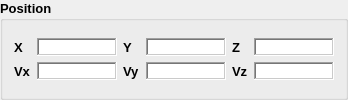
          <widget class="QGroupBox" name="position_groupBox">
           <property name="minimumSize">
            <size>
             <width>0</width>
             <height>0</height>
            </size>
           </property>
           <property name="maximumSize">
            <size>
             <width>16777215</width>
             <height>16777215</height>
            </size>
           </property>
           <property name="font">
            <font>
             <pointsize>10</pointsize>
             <weight>75</weight>
             <bold>true</bold>
            </font>
           </property>
           <property name="title">
            <string>Position</string>
           </property>
           <layout class="QVBoxLayout" name="verticalLayout">
            <item>
             <layout class="QGridLayout" name="gridLayout">
              <item row="0" column="0">
               <widget class="QLabel" name="label">
                <property name="minimumSize">
                 <size>
                  <width>0</width>
                  <height>0</height>
                 </size>
                </property>
                <property name="maximumSize">
                 <size>
                  <width>16777215</width>
                  <height>16777215</height>
                 </size>
                </property>
                <property name="font">
                 <font>
                  <pointsize>10</pointsize>
                  <weight>75</weight>
                  <bold>true</bold>
                 </font>
                </property>
                <property name="frameShape">
                 <enum>QFrame::NoFrame</enum>
                </property>
                <property name="text">
                 <string>X</string>
                </property>
               </widget>
              </item>
              <item row="0" column="1">
               <widget class="QPlainTextEdit" name="ed_x">
                <property name="sizePolicy">
                 <sizepolicy hsizetype="Fixed" vsizetype="Fixed">
                  <horstretch>0</horstretch>
                  <verstretch>0</verstretch>
                 </sizepolicy>
                </property>
                <property name="minimumSize">
                 <size>
                  <width>60</width>
                  <height>18</height>
                 </size>
                </property>
                <property name="maximumSize">
                 <size>
                  <width>80</width>
                  <height>18</height>
                 </size>
                </property>
                <property name="frameShape">
                 <enum>QFrame::WinPanel</enum>
                </property>
                <property name="verticalScrollBarPolicy">
                 <enum>Qt::ScrollBarAlwaysOff</enum>
                </property>
                <property name="horizontalScrollBarPolicy">
                 <enum>Qt::ScrollBarAlwaysOff</enum>
                </property>
                <property name="readOnly">
                 <bool>true</bool>
                </property>
               </widget>
              </item>
              <item row="0" column="2">
               <widget class="QLabel" name="label_2">
                <property name="minimumSize">
                 <size>
                  <width>0</width>
                  <height>0</height>
                 </size>
                </property>
                <property name="maximumSize">
                 <size>
                  <width>16777215</width>
                  <height>16777215</height>
                 </size>
                </property>
                <property name="font">
                 <font>
                  <pointsize>10</pointsize>
                  <weight>75</weight>
                  <bold>true</bold>
                 </font>
                </property>
                <property name="text">
                 <string>Y</string>
                </property>
               </widget>
              </item>
              <item row="0" column="3">
               <widget class="QPlainTextEdit" name="ed_y">
                <property name="sizePolicy">
                 <sizepolicy hsizetype="Expanding" vsizetype="Fixed">
                  <horstretch>0</horstretch>
                  <verstretch>0</verstretch>
                 </sizepolicy>
                </property>
                <property name="minimumSize">
                 <size>
                  <width>60</width>
                  <height>18</height>
                 </size>
                </property>
                <property name="maximumSize">
                 <size>
                  <width>80</width>
                  <height>18</height>
                 </size>
                </property>
                <property name="frameShape">
                 <enum>QFrame::WinPanel</enum>
                </property>
                <property name="verticalScrollBarPolicy">
                 <enum>Qt::ScrollBarAlwaysOff</enum>
                </property>
                <property name="horizontalScrollBarPolicy">
                 <enum>Qt::ScrollBarAlwaysOff</enum>
                </property>
                <property name="readOnly">
                 <bool>true</bool>
                </property>
               </widget>
              </item>
              <item row="0" column="4">
               <widget class="QLabel" name="label_3">
                <property name="minimumSize">
                 <size>
                  <width>0</width>
                  <height>0</height>
                 </size>
                </property>
                <property name="maximumSize">
                 <size>
                  <width>16777215</width>
                  <height>16777215</height>
                 </size>
                </property>
                <property name="font">
                 <font>
                  <pointsize>10</pointsize>
                  <weight>75</weight>
                  <bold>true</bold>
                 </font>
                </property>
                <property name="frameShape">
                 <enum>QFrame::NoFrame</enum>
                </property>
                <property name="text">
                 <string>Z</string>
                </property>
               </widget>
              </item>
              <item row="0" column="5">
               <widget class="QPlainTextEdit" name="ed_z">
                <property name="sizePolicy">
                 <sizepolicy hsizetype="Expanding" vsizetype="Fixed">
                  <horstretch>0</horstretch>
                  <verstretch>0</verstretch>
                 </sizepolicy>
                </property>
                <property name="minimumSize">
                 <size>
                  <width>60</width>
                  <height>18</height>
                 </size>
                </property>
                <property name="maximumSize">
                 <size>
                  <width>80</width>
                  <height>18</height>
                 </size>
                </property>
                <property name="frameShape">
                 <enum>QFrame::WinPanel</enum>
                </property>
                <property name="verticalScrollBarPolicy">
                 <enum>Qt::ScrollBarAlwaysOff</enum>
                </property>
                <property name="horizontalScrollBarPolicy">
                 <enum>Qt::ScrollBarAlwaysOff</enum>
                </property>
                <property name="readOnly">
                 <bool>true</bool>
                </property>
               </widget>
              </item>
              <item row="1" column="0">
               <widget class="QLabel" name="label_4">
                <property name="minimumSize">
                 <size>
                  <width>0</width>
                  <height>0</height>
                 </size>
                </property>
                <property name="maximumSize">
                 <size>
                  <width>16777215</width>
                  <height>16777215</height>
                 </size>
                </property>
                <property name="font">
                 <font>
                  <pointsize>10</pointsize>
                  <weight>75</weight>
                  <bold>true</bold>
                 </font>
                </property>
                <property name="text">
                 <string>Vx</string>
                </property>
               </widget>
              </item>
              <item row="1" column="1">
               <widget class="QPlainTextEdit" name="ed_vx">
                <property name="sizePolicy">
                 <sizepolicy hsizetype="Expanding" vsizetype="Fixed">
                  <horstretch>0</horstretch>
                  <verstretch>0</verstretch>
                 </sizepolicy>
                </property>
                <property name="minimumSize">
                 <size>
                  <width>60</width>
                  <height>18</height>
                 </size>
                </property>
                <property name="maximumSize">
                 <size>
                  <width>80</width>
                  <height>18</height>
                 </size>
                </property>
                <property name="frameShape">
                 <enum>QFrame::WinPanel</enum>
                </property>
                <property name="verticalScrollBarPolicy">
                 <enum>Qt::ScrollBarAlwaysOff</enum>
                </property>
                <property name="horizontalScrollBarPolicy">
                 <enum>Qt::ScrollBarAlwaysOff</enum>
                </property>
                <property name="readOnly">
                 <bool>true</bool>
                </property>
               </widget>
              </item>
              <item row="1" column="2">
               <widget class="QLabel" name="label_5">
                <property name="minimumSize">
                 <size>
                  <width>0</width>
                  <height>0</height>
                 </size>
                </property>
                <property name="maximumSize">
                 <size>
                  <width>16777215</width>
                  <height>16777215</height>
                 </size>
                </property>
                <property name="font">
                 <font>
                  <pointsize>10</pointsize>
                  <weight>75</weight>
                  <bold>true</bold>
                 </font>
                </property>
                <property name="text">
                 <string>Vy</string>
                </property>
               </widget>
              </item>
              <item row="1" column="3">
               <widget class="QPlainTextEdit" name="ed_vy">
                <property name="sizePolicy">
                 <sizepolicy hsizetype="Expanding" vsizetype="Fixed">
                  <horstretch>0</horstretch>
                  <verstretch>0</verstretch>
                 </sizepolicy>
                </property>
                <property name="minimumSize">
                 <size>
                  <width>60</width>
                  <height>18</height>
                 </size>
                </property>
                <property name="maximumSize">
                 <size>
                  <width>80</width>
                  <height>18</height>
                 </size>
                </property>
                <property name="frameShape">
                 <enum>QFrame::WinPanel</enum>
                </property>
                <property name="verticalScrollBarPolicy">
                 <enum>Qt::ScrollBarAlwaysOff</enum>
                </property>
                <property name="horizontalScrollBarPolicy">
                 <enum>Qt::ScrollBarAlwaysOff</enum>
                </property>
                <property name="readOnly">
                 <bool>true</bool>
                </property>
               </widget>
              </item>
              <item row="1" column="4">
               <widget class="QLabel" name="label_6">
                <property name="minimumSize">
                 <size>
                  <width>0</width>
                  <height>0</height>
                 </size>
                </property>
                <property name="maximumSize">
                 <size>
                  <width>16777215</width>
                  <height>16777215</height>
                 </size>
                </property>
                <property name="font">
                 <font>
                  <pointsize>10</pointsize>
                  <weight>75</weight>
                  <bold>true</bold>
                 </font>
                </property>
                <property name="text">
                 <string>Vz</string>
                </property>
               </widget>
              </item>
              <item row="1" column="5">
               <widget class="QPlainTextEdit" name="ed_vz">
                <property name="sizePolicy">
                 <sizepolicy hsizetype="Expanding" vsizetype="Fixed">
                  <horstretch>0</horstretch>
                  <verstretch>0</verstretch>
                 </sizepolicy>
                </property>
                <property name="minimumSize">
                 <size>
                  <width>60</width>
                  <height>18</height>
                 </size>
                </property>
                <property name="maximumSize">
                 <size>
                  <width>80</width>
                  <height>18</height>
                 </size>
                </property>
                <property name="frameShape">
                 <enum>QFrame::WinPanel</enum>
                </property>
                <property name="verticalScrollBarPolicy">
                 <enum>Qt::ScrollBarAlwaysOff</enum>
                </property>
                <property name="horizontalScrollBarPolicy">
                 <enum>Qt::ScrollBarAlwaysOff</enum>
                </property>
                <property name="readOnly">
                 <bool>true</bool>
                </property>
               </widget>
              </item>
             </layout>
            </item>
           </layout>
          </widget>
